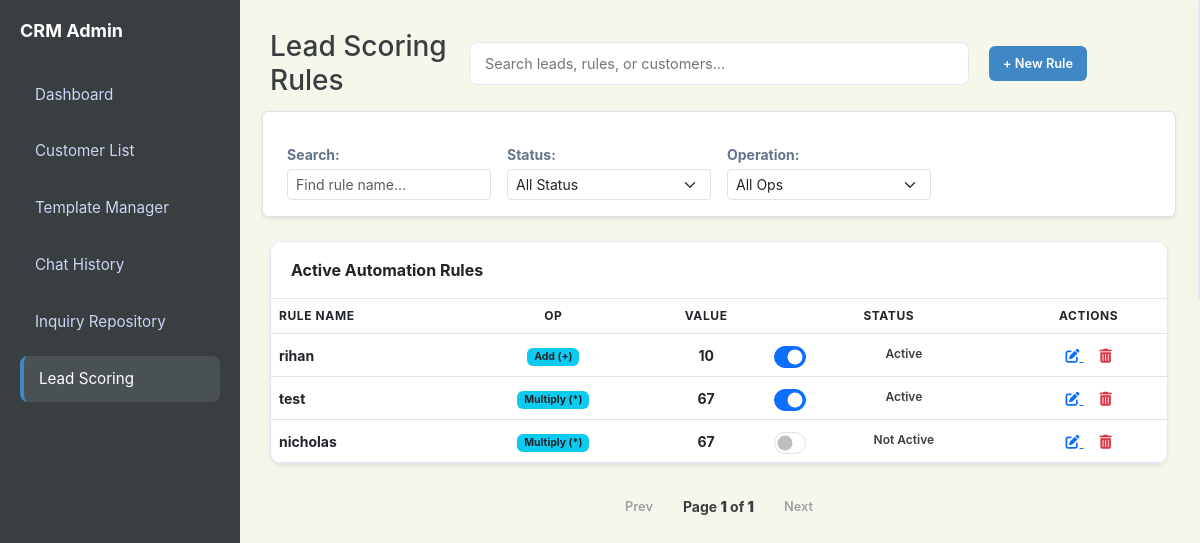
/scoring, run on an earlier commit of the app's database.
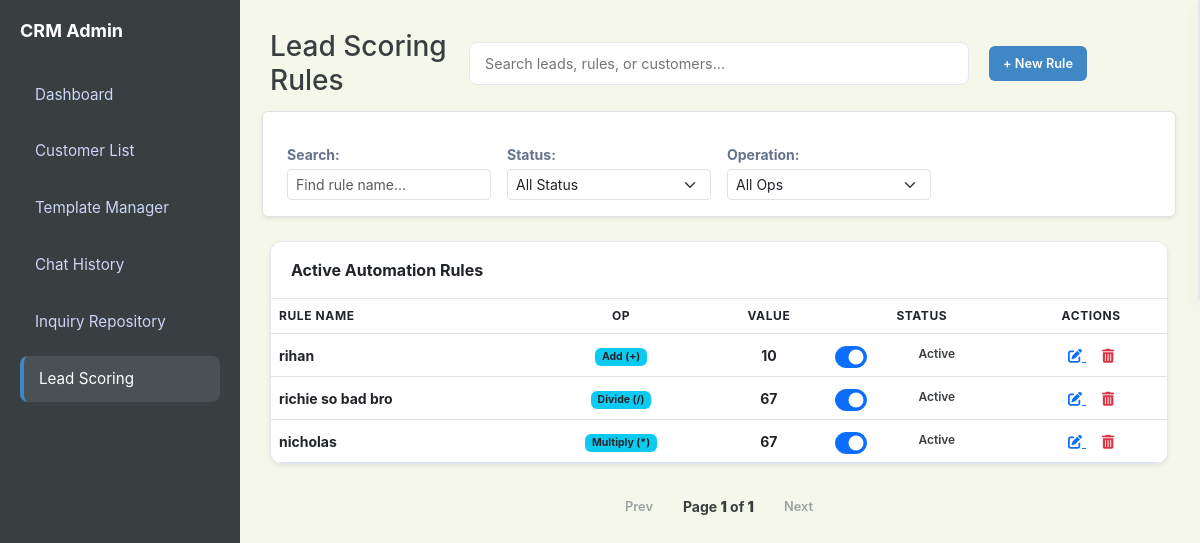
And on a later commit of the database.
### app.py (models this page shows)
class Rule(db.Model):
    id = db.Column(db.Integer, primary_key=True)
    name = db.Column(db.String(100), nullable=False)
    keywords = db.Column(db.String(200), nullable=False)
    score = db.Column(db.Integer, nullable=False)
    operation = db.Column(db.String(10), nullable=False, default='+')
    active = db.Column(db.Boolean, default=True)

### app.py (the view)
@app.route('/scoring')
def lead_scoring():
    rules = Rule.query.all()
    return render_template('lead-scoring.html', rules=rules)

### app.py (called while the page is built)
@app.context_processor
def inject_search_data():
    customers = Customer.query.all()
    inquiries = Inquiry.query.all()
    rules = Rule.query.all()
    templates = AutoReplyTemplate.query.all()
    faqs = FAQ.query.all()
    search_seed = []
    for c in customers:
        search_seed.append({"display": c.name, "category": "Customer", "page": "/customers"})
    for i in inquiries:
        search_seed.append({"display": f"Inquiry: {i.customer}", "category": "Inquiry", "page": f"/inquiry/{i.id}"})
    for r in rules:
        search_seed.append({"display": r.name, "category": "Rule", "page": "/scoring"})
    for t in templates:
        search_seed.append({"display": t.title, "category": "Template", "page": "/templates-manager"})
    for f in faqs:
        search_seed.append({"display": f.question, "category": "FAQ", "page": "/templates-manager"})
    return dict(search_seed=search_seed)

### templates/lead-scoring.html (shortened to what this page needs)
<!DOCTYPE html>
<html lang="en">
<head>
    <link href="https://cdn.jsdelivr.net/npm/bootstrap@5.3.0/dist/css/bootstrap.min.css" rel="stylesheet">
    <link rel="stylesheet" href="https://cdnjs.cloudflare.com/ajax/libs/font-awesome/6.0.0/css/all.min.css">
    <link rel="stylesheet" href="{{ url_for('static', filename='style.css') }}">
</head>
<body id="page-scoring">
    <aside class="sidebar">
        <h2>CRM Admin</h2>
        <a href="/dashboard" class="nav-link nav-dashboard">Dashboard</a>
        <a href="/customers" class="nav-link nav-customers">Customer List</a>
        <a href="/templates-manager" class="nav-link nav-templates">Template Manager</a>
        <a href="/history" class="nav-link nav-history">Chat History</a>
        <a href="/repository" class="nav-link nav-repository">Inquiry Repository</a>
        <a href="/scoring" class="nav-link nav-scoring active">Lead Scoring</a>
    </aside>
    <main class="main">
        <div class="header">
            <div class="header-left">
                <h1 class="h3 mb-0">Lead Scoring Rules</h1>
            </div>
            <div class="search-container">
                <input type="text" placeholder="Search leads, rules, or customers..." class="taskbar-search">
            </div>
            <div class="header-right">
                <a href="{{ url_for('add_rule') }}" class="btn btn-blue">+ New Rule</a>
            </div>
        </div>
        <div class="row g-3 mb-4 p-3 bg-white border rounded shadow-sm align-items-end">
            <div class="col-md-3">
                <label class="small fw-bold mb-1 d-block">Search:</label>
                <input type="text" id="searchInput" class="form-control form-control-sm" placeholder="Find rule name..."
                    onkeyup="applyFilters()">
            </div>
            <div class="col-md-3">
                <label class="small fw-bold mb-1 d-block">Status:</label>
                <select id="filterStatus" class="form-select form-select-sm" onchange="applyFilters()">
                    <option value="all">All Status</option>
                </select>
            </div>
            <div class="col-md-3">
                <label class="small fw-bold mb-1 d-block">Operation:</label>
                <select id="filterOperation" class="form-select form-select-sm" onchange="applyFilters()">
                    <option value="all">All Ops</option>
                </select>
            </div>
        </div>
        <div class="card p-0 shadow-sm overflow-hidden">
            <div class="card-header bg-white py-3 fw-bold">Active Automation Rules</div>
            <div class="table-responsive">
                <table class="table mb-0">
                    <thead class="bg-light small text-uppercase">
                        <tr>
                            <th>Rule Name</th>
                            <th class="text-center">Op</th>
                            <th class="text-center">Value</th>
                            <th class="text-center">Status</th>
                            <th class="text-center">Actions</th>
                        </tr>
                    </thead>
                    <tbody id="ruleTable" class="align-middle">
                        {% if rules|length > 0 %}
                        {% for rule in rules %}
                        <tr>
                            <td class="fw-bold">{{ rule.name }}</td>
                            <td class="text-center">
                                <span class="badge bg-info text-dark">{{ rule.operation }}</span>
                            </td>
                            <td class="text-center fw-bold">{{ rule.score }}</td>
                            <td class="text-center">
                                <div class="status-toggle-container form-check form-switch">
                                    <span class="status-label">{{ 'Active' if rule.active else 'Not Active' }}</span>
                                    <input class="form-check-input" type="checkbox" role="switch"
                                        onchange="toggleStatus('{{ rule.id }}', this)" {% if rule.active %}checked{%
                                        endif %}>
                                </div>
                            </td>
                            <td class="text-center">
                                <a href="{{ url_for('edit_rule', id=rule.id) }}" class="text-primary me-3">
                                    <i class="fas fa-edit"></i>
                                </a>
                                <a href="{{ url_for('delete_rule', id=rule.id) }}" class="text-danger"
                                    onclick="return confirm('Delete this rule?')">
                                    <i class="fas fa-trash-alt"></i>
                                </a>
                            </td>
                        </tr>
                        {% endfor %}
                        {% else %}
                        <tr>
                            <td colspan="5" class="text-center p-5 text-muted">No rules found. Click "+ New Rule" to
                                start.</td>
                        </tr>
                        {% endif %}
                    </tbody>
                </table>
            </div>
        </div>
        <div class="pagination mt-3 justify-content-center d-flex align-items-center gap-3">
            <button id="page-prev" class="btn btn-sm btn-outline-secondary">Prev</button>
            <div id="page-indicator" class="small fw-bold">Page 1 of 1</div>
            <button id="page-next" class="btn btn-sm btn-outline-secondary">Next</button>
        </div>
    </main>
</body>
</html>

### static/style.css (style rules this page uses)
:root { --blue: #3F88C5; --red: #E94F37; --green: #44BBA4; --gray: #64748b; --slate-900: #393E41; --slate-800: #4a5155; --border-radius: 12px; --bg-light: #F6F7EB; }
* { box-sizing: border-box; font-family: 'Inter', -apple-system, sans-serif; }
body { margin: 0; display: flex; background-color: var(--bg-light); color: var(--slate-900); height: 100vh; overflow: hidden; }
.sidebar { width: 240px; background: var(--slate-900); color: #fff; min-height: 100vh; padding: 20px; flex-shrink: 0; }
.sidebar h2 { font-size: 18px; margin-bottom: 30px; font-weight: 700; color: #fff; }
.nav-link { display: block; padding: 12px 15px; color: #cbd5f5; text-decoration: none; border-radius: 8px; margin-bottom: 10px; font-size: 0.95rem; transition: 0.2s; }
.nav-link:hover, .nav-link.active { background: var(--slate-800); color: #fff; }
.main { flex: 1; padding: 30px; overflow-y: auto; }
.header { display: grid; grid-template-columns: 1fr auto 1fr; align-items: center; margin-bottom: 30px; gap: 20px; width: 100%; }
.header-left { display: flex; align-items: center; gap: 15px; }
.card { background: white; padding: 25px; border-radius: var(--border-radius); box-shadow: 0 4px 6px -1px rgba(0, 0, 0, 0.1); border: 1px solid #e2e8f0; margin-bottom: 25px; }
.card-header { padding: 20px; border-bottom: 1px solid #e2e8f0; display: flex; justify-content: space-between; align-items: center; }
table { width: 100%; border-collapse: collapse; }
th { text-align: left; padding: 15px 20px; background: var(--bg-light); color: var(--gray); font-size: 12px; text-transform: uppercase; letter-spacing: 0.05em; }
td { padding: 15px 20px; border-top: 1px solid #e2e8f0; font-size: 14px; }
label { display: block; font-size: 0.8rem; margin-bottom: 5px; color: var(--gray); font-weight: 600; }
input, textarea, select { width: 100%; padding: 10px; border: 1px solid #e2e8f0; border-radius: 6px; font-size: 0.9rem; outline: none; }
.btn { padding: 8px 14px; border: none; border-radius: 6px; cursor: pointer; font-size: 0.8rem; font-weight: 600; transition: 0.2s; text-decoration: none; display: inline-block; }
.btn-blue, .btn-primary { background: var(--blue); color: white; }
.pagination { display: flex; justify-content: center; align-items: center; gap: 15px; margin-top: 25px; }
#page-dashboard .nav-dashboard, #page-customers .nav-customers, #page-history .nav-history, #page-repository .nav-repository, #page-templates .nav-templates, #page-scoring .nav-scoring { background: var(--slate-800); color: #fff; border-left: 4px solid var(--blue); }
.search-container { width: 500px; display: flex; position: relative; }
.taskbar-search { width: 100%; padding: 10px 15px; border: 1px solid #e2e8f0; border-radius: 8px; font-size: 0.9rem; background: #fff; outline: none; transition: border-color 0.2s; }
.text-center { text-align: center; }
.status-label { font-size: 12px; font-weight: 600; color: var(--slate-900); margin-right: 5px; }
.status-toggle-container .form-check-input { width: 32px; height: 16px; cursor: pointer; }
.sidebar { z-index: 100; }

What changed in the data, as far as the page shows it:
changed Rule: name "test" → "richie so bad bro"; operation "Multiply (*)" → "Divide (/)"
changed Rule "nicholas": active "Not Active" → "Active"; active "☐" → "☑"
